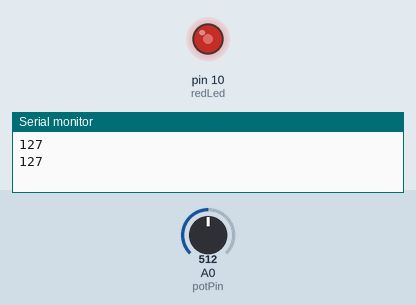
The sketch below on a simulated Arduino Uno, built with avr-gcc and run on an emulated ATmega328P. On the bench: output pins drawn as LEDs (lit = HIGH), the last lines printed to the serial monitor. The test bench sets the inputs (shaded band); at power-on: A0 (potPin) = 512.

Above: at 1.8 s.
1.9 s: A0 (potPin) set to 716
At 3.2 s:
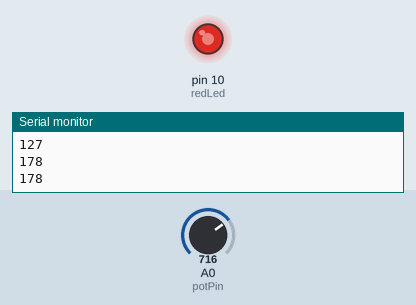
3.5 s: A0 (potPin) set to 900
At 4.8 s:
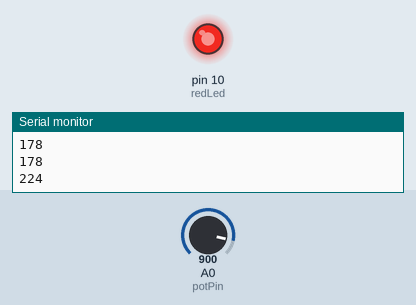
5.5 s: A0 (potPin) set to 122
At 6.4 s:
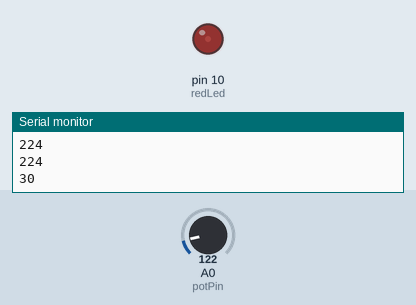
7.5 s: A0 (potPin) set to 0
At 9.1 s:
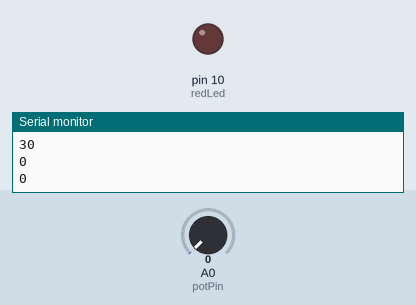
9.5 s: A0 (potPin) set to 511
At 10.7 s:
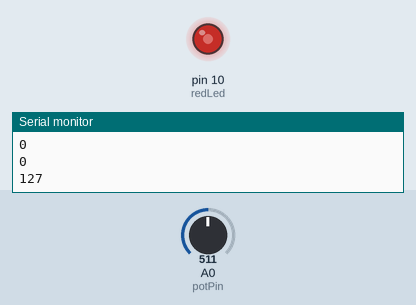
Timing chart, 0 to 12.5 s (numbered marks = the images above; inputs shaded):
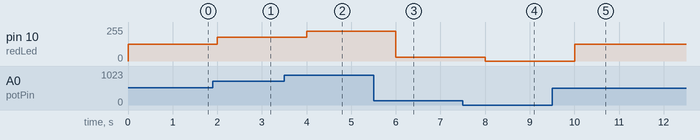

The sketch:

sketch_aug20a.ino
```cpp
int potPin = A0;
int readValue;
//float Voltage;
int redLed = 10;
int writeValue;

void setup() {
  // put your setup code here, to run once:
  pinMode(potPin, INPUT);
  pinMode(redLed, OUTPUT);
  Serial.begin(9600);         // turn on serial monitor
}

void loop() {
  // put your main code here, to run repeatedly:


  readValue = analogRead(potPin);
  //Serial.println(readValue);
  writeValue = (255.0/1023.0)*readValue;
  analogWrite(redLed, writeValue);
  Serial.println(writeValue);
  delay(1000);

}
```

Measured:
- after the input at 1.9 s, pin 10 (redLed): 127/255 → 178/255 after 0.10 s
- after the input at 3.5 s, pin 10 (redLed): 178/255 → 224/255 after 0.50 s
- after the input at 5.5 s, pin 10 (redLed): 224/255 → 30/255 after 0.50 s
- after the input at 7.5 s, pin 10 (redLed): 30/255 → 0/255 after 0.50 s
- after the input at 9.5 s, pin 10 (redLed): 0/255 → 127/255 after 0.50 s
